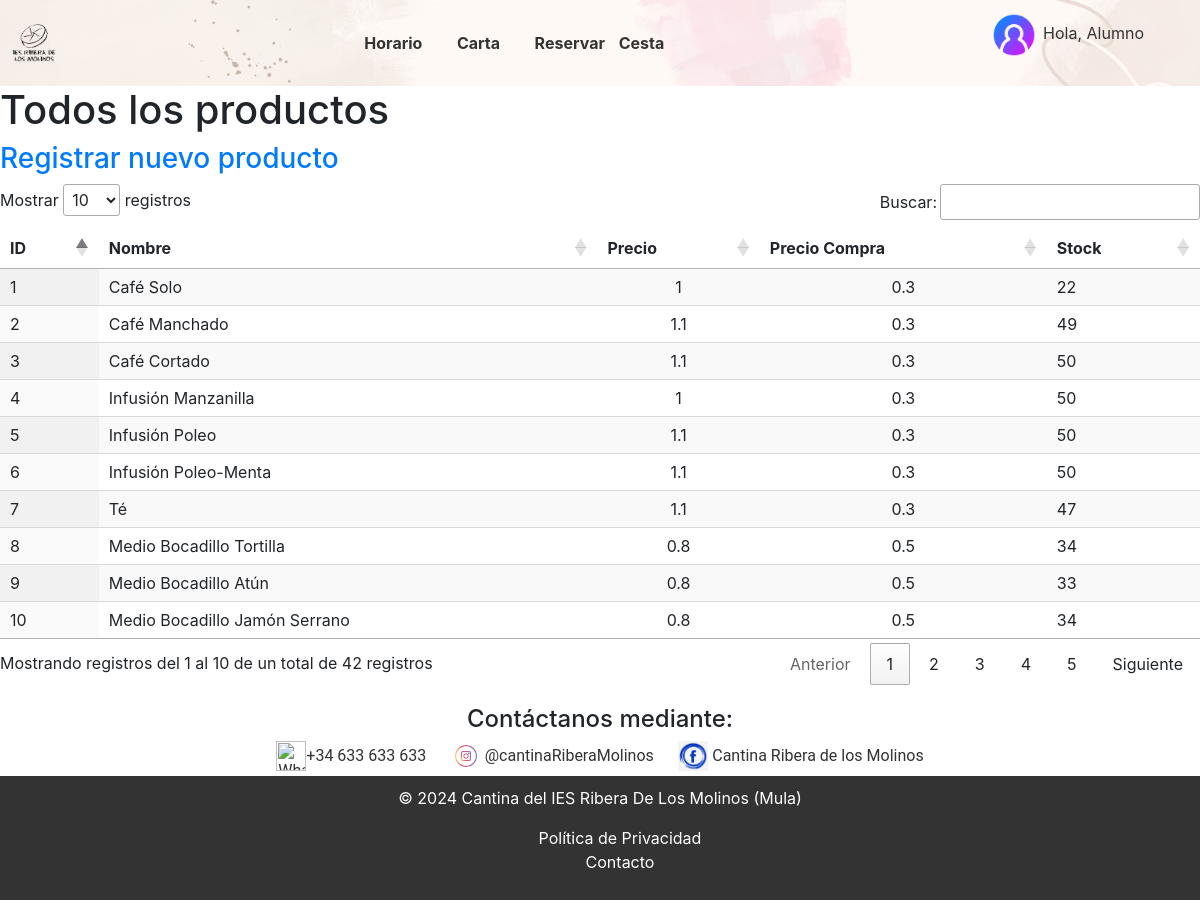
The app's page /TFG/trabajador/productos.php (signed in) with its own data.
### tables this page shows
CREATE TABLE `articulo` (
  `idArticulo` int(11) NOT NULL,
  `articulo` varchar(200) NOT NULL,
  `pvp` float NOT NULL,
  `precioCompra` float NOT NULL,
  `stock` int(11) NOT NULL,
  `idProveedor` int(11) NOT NULL,
  `idCategoria` int(11) NOT NULL
);

### TFG/db/bd.inc.php (called while the page is built, shortened)
<?php
function conectar() {
    try {
        $host = "localhost";
        $basedatos = "tfg";
        $usuario = "root";
        $password = "";
        return new PDO("mysql:host=$host;dbname=$basedatos", $usuario, $password);
    } catch (PDOException $e) {
        echo $e->getMessage();
    }
}
function obtenerArticulos() {
    $conexion = conectar();
    $sql = $conexion->prepare("SELECT * FROM articulo");
    $sql->execute();
    $sql->setFetchMode(PDO::FETCH_ASSOC);
    return $sql->fetchAll();
}

### TFG/trabajador/productos.php (the view, shortened to what this page needs)
<?php
include("../includes/header.php");
include '../db/bd.inc.php';
?>
<link rel="stylesheet" href="/TFG-MAIN/TFG/CSS/producto.css">
<link rel="stylesheet" type="text/css" href="https://cdn.datatables.net/1.10.22/css/jquery.dataTables.min.css">
<link rel="stylesheet" href="https://stackpath.bootstrapcdn.com/bootstrap/4.5.2/css/bootstrap.min.css">
<body>
    <h1 class="titulo">Todos los productos</h1>
    <h3><a href="/TFG-MAIN/TFG/trabajador/registroProductos.php" class="aIniciar">Registrar nuevo producto</a></h3>
    <table id="productos" class="display">
        <thead>
            <tr>
                <th>ID</th>
                <th>Nombre</th>
                <th class='precio'>Precio</th>
                <th class='compra'>Precio Compra</th>
                <th class='stock'>Stock</th>
            </tr>
        </thead>
        <tbody>
            <?php
            $productos = obtenerArticulos();
            foreach ($productos as $producto) {
                echo "<tr>";
                echo "<td>" . $producto['idArticulo'] . "</td>";
                echo "<td>" . $producto['articulo'] . "</td>";
                echo "<td class='precio' data-id='" . $producto['idArticulo'] . "'>" . $producto['pvp'] . "</td>";
                echo "<td class='compra' data-id='" . $producto['idArticulo'] . "'>" . $producto['precioCompra'] . "</td>";
                echo "<td class='stock' data-id='" . $producto['idArticulo'] . "'>" . $producto['stock'] . "</td>";
                echo "</tr>";
            }
            ?>
        </tbody>
    </table>
<?php
include("../includes/footer.php");
?>

### TFG/CSS/header.css (style rules this page uses)
body { width: 100%; font-family: 'Roboto', sans-serif; margin: 0 auto; }

### TFG/CSS/producto.css (style rules this page uses)
#productos td:nth-child(3), #productos td:nth-child(4) { text-align: center; }

### records on screen
articulo: idArticulo "1", articulo "Café Solo", pvp "1", precioCompra "0.3", stock "22"
articulo: idArticulo "2", articulo "Café Manchado", pvp "1.1", precioCompra "0.3", stock "49"
articulo: idArticulo "3", articulo "Café Cortado", pvp "1.1", precioCompra "0.3", stock "50"
articulo: idArticulo "4", articulo "Infusión Manzanilla", pvp "1", precioCompra "0.3", stock "50"
articulo: idArticulo "5", articulo "Infusión Poleo", pvp "1.1", precioCompra "0.3", stock "50"
articulo: idArticulo "6", articulo "Infusión Poleo-Menta", pvp "1.1", precioCompra "0.3", stock "50"
articulo: idArticulo "7", articulo "Té", pvp "1.1", precioCompra "0.3", stock "47"
articulo: idArticulo "8", articulo "Medio Bocadillo Tortilla", pvp "0.8", precioCompra "0.5", stock "34"
articulo: idArticulo "9", articulo "Medio Bocadillo Atún", pvp "0.8", precioCompra "0.5", stock "33"
articulo: idArticulo "10", articulo "Medio Bocadillo Jamón Serrano", pvp "0.8", precioCompra "0.5", stock "34"

### other values on screen
$_SESSION['username'] "Alumno"
